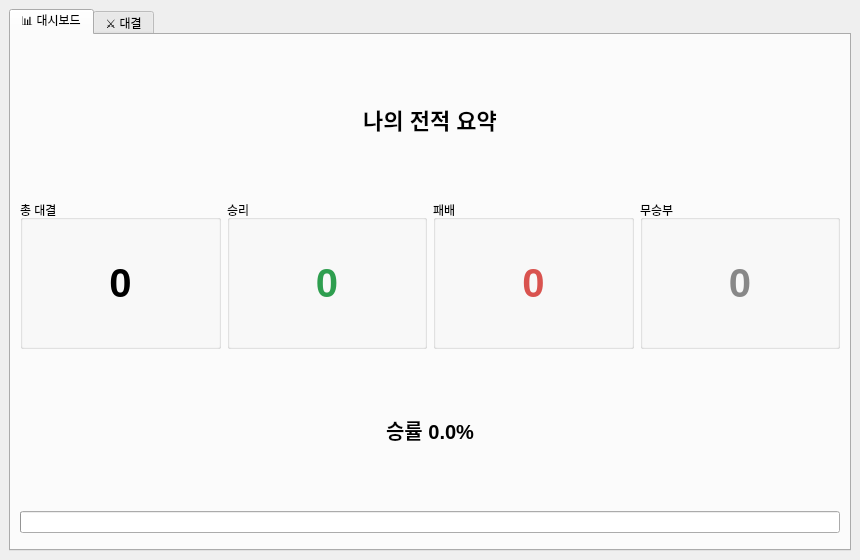
<?xml version="1.0" encoding="UTF-8"?>
<ui version="4.0">
 <class>MainWindow</class>
 <widget class="QMainWindow" name="MainWindow">
  <property name="geometry">
   <rect><x>0</x><y>0</y><width>860</width><height>560</height></rect>
  </property>
  <property name="windowTitle">
   <string>가위바위보 게임</string>
  </property>
  <widget class="QWidget" name="centralwidget">
   <layout class="QVBoxLayout" name="mainLayout">
    <item>
     <widget class="QTabWidget" name="tabWidget">
      <property name="currentIndex"><number>0</number></property>

      <!-- ===================== 대시보드 탭 ===================== -->
      <widget class="QWidget" name="tabDashboard">
       <attribute name="title"><string>📊 대시보드</string></attribute>
       <layout class="QVBoxLayout" name="dashLayout">
        <item>
         <widget class="QLabel" name="lblDashTitle">
          <property name="text"><string>나의 전적 요약</string></property>
          <property name="alignment"><set>Qt::AlignCenter</set></property>
          <property name="styleSheet"><string notr="true">font-size: 22px; font-weight: bold;</string></property>
         </widget>
        </item>
        <item>
         <layout class="QHBoxLayout" name="cardLayout">
          <item>
           <widget class="QGroupBox" name="boxTotal">
            <property name="title"><string>총 대결</string></property>
            <layout class="QVBoxLayout" name="l1">
             <item>
              <widget class="QLabel" name="lblTotal">
               <property name="text"><string>0</string></property>
               <property name="alignment"><set>Qt::AlignCenter</set></property>
               <property name="styleSheet"><string notr="true">font-size: 40px; font-weight: bold;</string></property>
              </widget>
             </item>
            </layout>
           </widget>
          </item>
          <item>
           <widget class="QGroupBox" name="boxWins">
            <property name="title"><string>승리</string></property>
            <layout class="QVBoxLayout" name="l2">
             <item>
              <widget class="QLabel" name="lblWins">
               <property name="text"><string>0</string></property>
               <property name="alignment"><set>Qt::AlignCenter</set></property>
               <property name="styleSheet"><string notr="true">font-size: 40px; font-weight: bold; color: #2e9e4f;</string></property>
              </widget>
             </item>
            </layout>
           </widget>
          </item>
          <item>
           <widget class="QGroupBox" name="boxLosses">
            <property name="title"><string>패배</string></property>
            <layout class="QVBoxLayout" name="l3">
             <item>
              <widget class="QLabel" name="lblLosses">
               <property name="text"><string>0</string></property>
               <property name="alignment"><set>Qt::AlignCenter</set></property>
               <property name="styleSheet"><string notr="true">font-size: 40px; font-weight: bold; color: #d9534f;</string></property>
              </widget>
             </item>
            </layout>
           </widget>
          </item>
          <item>
           <widget class="QGroupBox" name="boxDraws">
            <property name="title"><string>무승부</string></property>
            <layout class="QVBoxLayout" name="l4">
             <item>
              <widget class="QLabel" name="lblDraws">
               <property name="text"><string>0</string></property>
               <property name="alignment"><set>Qt::AlignCenter</set></property>
               <property name="styleSheet"><string notr="true">font-size: 40px; font-weight: bold; color: #888888;</string></property>
              </widget>
             </item>
            </layout>
           </widget>
          </item>
         </layout>
        </item>
        <item>
         <widget class="QLabel" name="lblDashRate">
          <property name="text"><string>승률 0.0%</string></property>
          <property name="alignment"><set>Qt::AlignCenter</set></property>
          <property name="styleSheet"><string notr="true">font-size: 20px; font-weight: bold;</string></property>
         </widget>
        </item>
        <item>
         <widget class="QProgressBar" name="progressDash">
          <property name="value"><number>0</number></property>
          <property name="textVisible"><bool>false</bool></property>
         </widget>
        </item>
        <item>
         <spacer name="dashSpacer">
          <property name="orientation"><enum>Qt::Vertical</enum></property>
         </spacer>
        </item>
       </layout>
      </widget>

      <!-- ===================== 대결 탭 ===================== -->
      <widget class="QWidget" name="tabBattle">
       <attribute name="title"><string>⚔️ 대결</string></attribute>
       <layout class="QHBoxLayout" name="battleLayout">

        <!-- 왼쪽: 게임 영역 -->
        <item>
         <layout class="QVBoxLayout" name="gameLayout">
          <item>
           <widget class="QLabel" name="lblGuide">
            <property name="text"><string>가위, 바위, 보 중 하나를 선택하세요!</string></property>
            <property name="alignment"><set>Qt::AlignCenter</set></property>
            <property name="styleSheet"><string notr="true">font-size: 18px; font-weight: bold;</string></property>
           </widget>
          </item>
          <item>
           <layout class="QHBoxLayout" name="versusLayout">
            <item>
             <layout class="QVBoxLayout" name="playerCol">
              <item>
               <widget class="QLabel" name="lblPlayerName">
                <property name="text"><string>나</string></property>
                <property name="alignment"><set>Qt::AlignCenter</set></property>
               </widget>
              </item>
              <item>
               <widget class="QLabel" name="lblPlayer">
                <property name="text"><string>❔</string></property>
                <property name="alignment"><set>Qt::AlignCenter</set></property>
                <property name="styleSheet"><string notr="true">font-size: 72px;</string></property>
               </widget>
              </item>
             </layout>
            </item>
            <item>
             <widget class="QLabel" name="lblVs">
              <property name="text"><string>VS</string></property>
              <property name="alignment"><set>Qt::AlignCenter</set></property>
              <property name="styleSheet"><string notr="true">font-size: 28px; font-weight: bold; color: #d9534f;</string></property>
             </widget>
            </item>
            <item>
             <layout class="QVBoxLayout" name="comCol">
              <item>
               <widget class="QLabel" name="lblComName">
                <property name="text"><string>컴퓨터</string></property>
                <property name="alignment"><set>Qt::AlignCenter</set></property>
               </widget>
              </item>
              <item>
               <widget class="QLabel" name="lblComputer">
                <property name="text"><string>❔</string></property>
                <property name="alignment"><set>Qt::AlignCenter</set></property>
                <property name="styleSheet"><string notr="true">font-size: 72px;</string></property>
               </widget>
              </item>
             </layout>
            </item>
           </layout>
          </item>
          <item>
           <widget class="QLabel" name="lblResult">
            <property name="text"><string>결과가 여기에 표시됩니다</string></property>
            <property name="alignment"><set>Qt::AlignCenter</set></property>
            <property name="styleSheet"><string notr="true">font-size: 26px; font-weight: bold;</string></property>
           </widget>
          </item>
          <item>
           <layout class="QHBoxLayout" name="buttonLayout">
            <item>
             <widget class="QPushButton" name="btnScissors">
              <property name="minimumSize"><size><width>0</width><height>70</height></size></property>
              <property name="text"><string>✌️ 가위</string></property>
              <property name="styleSheet"><string notr="true">font-size: 20px;</string></property>
             </widget>
            </item>
            <item>
             <widget class="QPushButton" name="btnRock">
              <property name="minimumSize"><size><width>0</width><height>70</height></size></property>
              <property name="text"><string>✊ 바위</string></property>
              <property name="styleSheet"><string notr="true">font-size: 20px;</string></property>
             </widget>
            </item>
            <item>
             <widget class="QPushButton" name="btnPaper">
              <property name="minimumSize"><size><width>0</width><height>70</height></size></property>
              <property name="text"><string>✋ 보</string></property>
              <property name="styleSheet"><string notr="true">font-size: 20px;</string></property>
             </widget>
            </item>
           </layout>
          </item>
          <item>
           <widget class="QLabel" name="lblWinRate">
            <property name="text"><string>승률 0.0% (0승 0패 0무)</string></property>
            <property name="alignment"><set>Qt::AlignCenter</set></property>
            <property name="styleSheet"><string notr="true">font-size: 16px; font-weight: bold;</string></property>
           </widget>
          </item>
          <item>
           <widget class="QProgressBar" name="progressWinRate">
            <property name="value"><number>0</number></property>
            <property name="textVisible"><bool>false</bool></property>
           </widget>
          </item>
         </layout>
        </item>

        <!-- 오른쪽: 히스토리 -->
        <item>
         <widget class="QGroupBox" name="boxHistory">
          <property name="title"><string>📜 대결 기록</string></property>
          <property name="minimumSize"><size><width>300</width><height>0</height></size></property>
          <layout class="QVBoxLayout" name="historyLayout">
           <item>
            <widget class="QListWidget" name="listHistory"/>
           </item>
           <item>
            <widget class="QPushButton" name="btnReset">
             <property name="text"><string>기록 초기화</string></property>
            </widget>
           </item>
          </layout>
         </widget>
        </item>

       </layout>
      </widget>
     </widget>
    </item>
   </layout>
  </widget>
 </widget>
 <resources/>
 <connections/>
</ui>
